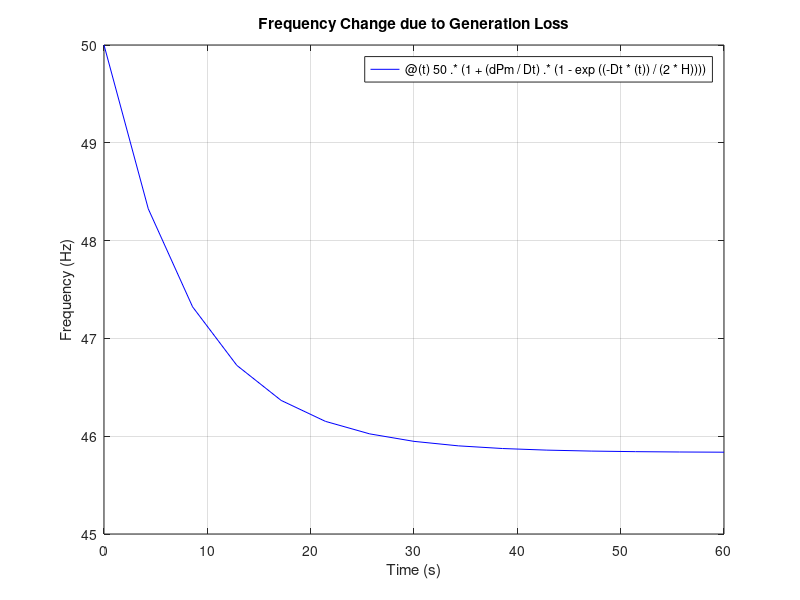
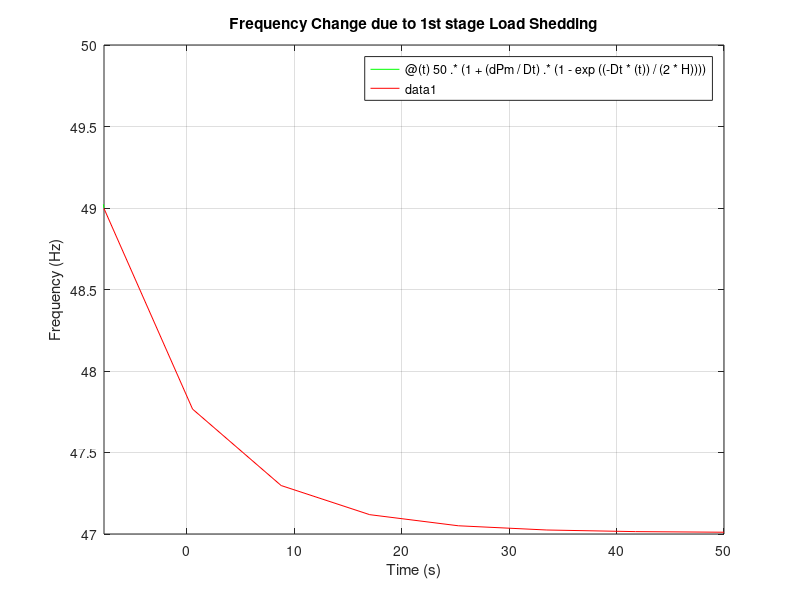
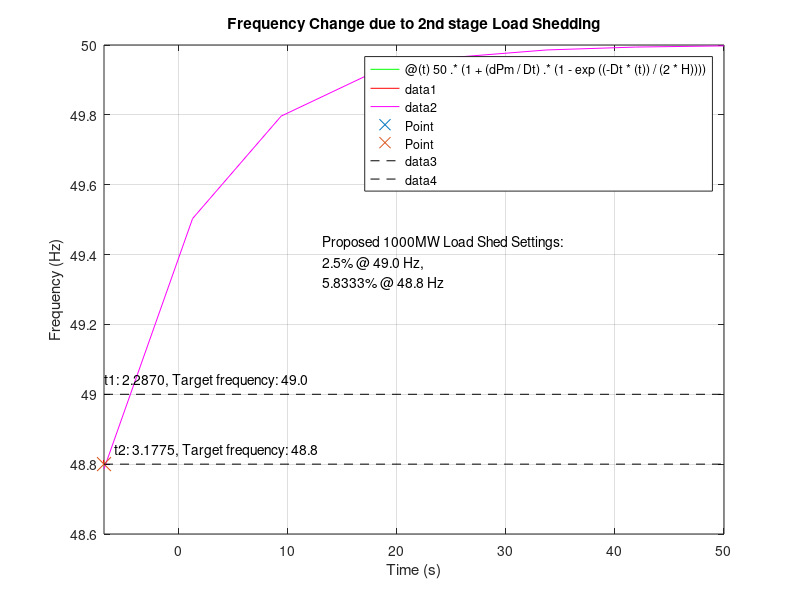

These charts were generated, in order, by the following MATLAB code:
%Global Variables
clear;
clc;
PerUnitBase=10000;
SystemDemand=12000;
dPl0=SystemDemand./PerUnitBase;
dPm=-0.1;
H=5;
D=1;
PL0=SystemDemand/PerUnitBase;
Dt=D*PL0;

%Frequency Change due to Generation Loss
fgl=@(t) 50.*(1+(dPm / Dt) .* (1 - exp((-Dt * (t)) / (2 * H))));
figure;
fplot (fgl,[0 60], 'b');
grid on
xticklabels({'0','10','20','30','40','50','60'})
xlabel('Time (s)');  % Label for the horizontal axis
ylabel('Frequency (Hz)');  % Label for the vertical axis
title('Frequency Change due to Generation Loss');

% Frequency Change due to 1st stage Load Shedding
UFLSblock1st = 49;
LoadShedPercent1st = 2.5
LoadShed1st = LoadShedPercent1st / 100;
dPl1 = -1*(LoadShed1st .* SystemDemand) / PerUnitBase;
t1 = ((-2 * H) / Dt) * log(1 - (Dt / dPm) * ((UFLSblock1st - 50) / 50))
Dt1 = (dPl0 - -1*dPl1) * D;
f1 =@(t) 50 .* (1 + (dPm / Dt1) .* (1 - exp((-Dt1 * (t)) / (2 * H))) + (-1*dPl1 / Dt1) .* (1 - exp((-Dt1 * (t - t1)) / (2 * H))));

figure;
fplot (fgl,[0 t1], 'g');
grid on;
hold on;
fplot (f1,[t1 60], 'r');
hold off;
xticklabels({'0', '10', '20', '30', '40', '50', '60'});
xlabel('Time (s)');  % Label for the horizontal axis
ylabel('Frequency (Hz)');  % Label for the vertical axis
title('Frequency Change due to 1st stage Load Shedding');

% Frequency Change due to 2nd stage Load Shedding
UFLSblock2nd = 48.8
LoadShedPercent2nd = 5.833
LoadShed2nd = LoadShedPercent2nd / 100;
dPl2 = -1*(LoadShed2nd .* SystemDemand) / PerUnitBase;
Dt2 = (dPl0 - -1*dPl1 - -1*dPl2) * D;
% Find the time corresponding to frequency 48.8 Hz
t1_inter=[0:0.001:60];
f1_inter=50 .* (1 + (dPm / Dt1) .* (1 - exp((-Dt1 * (t1_inter)) / (2 * H))) + (-1*dPl1 / Dt1) .* (1 - exp((-Dt1 * (t1_inter - t1)) / (2 * H))));
target_frequency = 48.8;
t2= interp1(f1_inter, t1_inter, target_frequency, 'linear', 'extrap')
f2 =@(t) 50 .* (1 + (dPm / Dt2) .* (1 - exp((-Dt2 * (t)) / (2 * H))) + (-1*dPl1 / Dt2) .* (1 - exp((-Dt2 * (t - t1)) / (2 * H))) + (-1*dPl2 / Dt2) .* (1 - exp((-Dt2 * (t - t2)) / (2 * H))));
figure;
fplot (fgl,[0 t1], 'g');
grid on;
hold on;
fplot (f1,[t1 t2], 'r');
fplot (f2,[t2 60], 'm');
grid on;
% Display the marker coordinates with an offset
Doffset_x = 20.0; % Offset for x-coordinate
Doffset_y = 0.5; % Offset for y-coordinate
text(t2 + Doffset_x, UFLSblock2nd + Doffset_y, ...
    sprintf('Proposed 1000MW Load Shed Settings: \n2.5%% @ 49.0 Hz,\n5.8333%% @ 48.8 Hz'), ...
    'VerticalAlignment', 'bottom', 'HorizontalAlignment', 'left');
% Plot the marker at the calculated time
plot(t1, UFLSblock1st, 'x', 'MarkerSize', 10, 'DisplayName', 'Point');
plot(t2, UFLSblock2nd, 'x', 'MarkerSize', 10, 'DisplayName', 'Point');
% Extend vertical and horizontal dashed lines
% line([t1 t1], ylim, 'Color', 'k', 'LineStyle', '--'); % Vertical line
line(xlim, [UFLSblock1st UFLSblock1st], 'Color', 'k', 'LineStyle', '--'); % Horizontal line
line(xlim, [UFLSblock2nd UFLSblock2nd], 'Color', 'k', 'LineStyle', '--'); % Horizontal line
% Display the marker coordinates with an offset
Aoffset_x = 0.9; % Offset for x-coordinate
Aoffset_y = 0.02; % Offset for y-coordinate
text(t1 + Aoffset_x, UFLSblock1st + Aoffset_y, ...
    sprintf('t1: %.4f, Target frequency: %.1f', t1, UFLSblock1st), ...
    'VerticalAlignment', 'bottom', 'HorizontalAlignment', 'left');
% Display the marker coordinates with an offset
Boffset_x = 1.0; % Offset for x-coordinate
Boffset_y = 0.02; % Offset for y-coordinate
text(t2 + Boffset_x, UFLSblock2nd + Boffset_y, ...
    sprintf('t2: %.4f, Target frequency: %.1f', t2, UFLSblock2nd), ...
    'VerticalAlignment', 'bottom', 'HorizontalAlignment', 'left');
xticklabels({'0', '10', '20', '30', '40', '50', '60'});
xlabel('Time (s)');  % Label for the horizontal axis
ylabel('Frequency (Hz)');  % Label for the vertical axis
title('Frequency Change due to 2nd stage Load Shedding');





% % Frequency Change due to 3rd stage Load Shedding
% UFLSblock3rd = 48.6
% LoadShedPercent3rd = 8.333
% LoadShed3rd = LoadShedPercent3rd / 100;
% dPl3 = (-1*LoadShed3rd .* SystemDemand) / PerUnitBase;
% Dt3 = (dPl0 - -1*dPl1 - -1*dPl2--1*dPl3) * D;



% % Find the time corresponding to frequency 48.6 Hz
% target_frequency2 = 48.6;
% t2_inter=[0:0.001:60];
% f2_inter=50 .* (1 + (dPm / Dt2) .* (1 - exp((-Dt2 * (t2_inter)) / (2 * H))) + (-1*dPl1 / Dt2) .* (1 - exp((-Dt2 * (t2_inter - t1)) / (2 * H))) + (-1*dPl2 / Dt2) .* (1 - exp((-Dt2 * (t2_inter - t2)) / (2 * H))));
% t3 = interp1(f2_inter, t2_inter, target_frequency2, 'linear', 'extrap')
% f3 =@(t) 50 .* (1 + (dPm / Dt3) .* (1 - exp((-Dt3 * (t)) / (2 * H))) + (-1*dPl1 / Dt3) .* (1 - exp((-Dt3 * (t - t1)) / (2 * H))) + (-1*dPl2 / Dt3) .* (1 - exp((-Dt3 * (t - t2)) / (2 * H))) + (-1*dPl3 / Dt3) .* (1 - exp((-Dt3 * (t - t3)) / (2 * H))));
% figure;
% fplot (fgl,[0 t1], 'black');
% grid on;
% hold on;
% fplot (f1,[t1 t2],'g');
% fplot (f2,[t2 t3],'r');
% fplot (f3,[t3 60],'b');
% % Plot the marker at the calculated time
% plot(t1, UFLSblock1st, 'x', 'MarkerSize', 10, 'DisplayName', 'Point');
% plot(t2, UFLSblock2nd, 'x', 'MarkerSize', 10, 'DisplayName', 'Point');
% plot(t3, UFLSblock3rd, 'x', 'MarkerSize', 10, 'DisplayName', 'Point');
% xticklabels({'0', '10', '20', '30', '40', '50', '60'});
% xlabel('Time (s)');  % Label for the horizontal axis
% ylabel('Frequency (Hz)');  % Label for the vertical axis
% title('Frequency Change due to 3rd stage Load Shedding');
